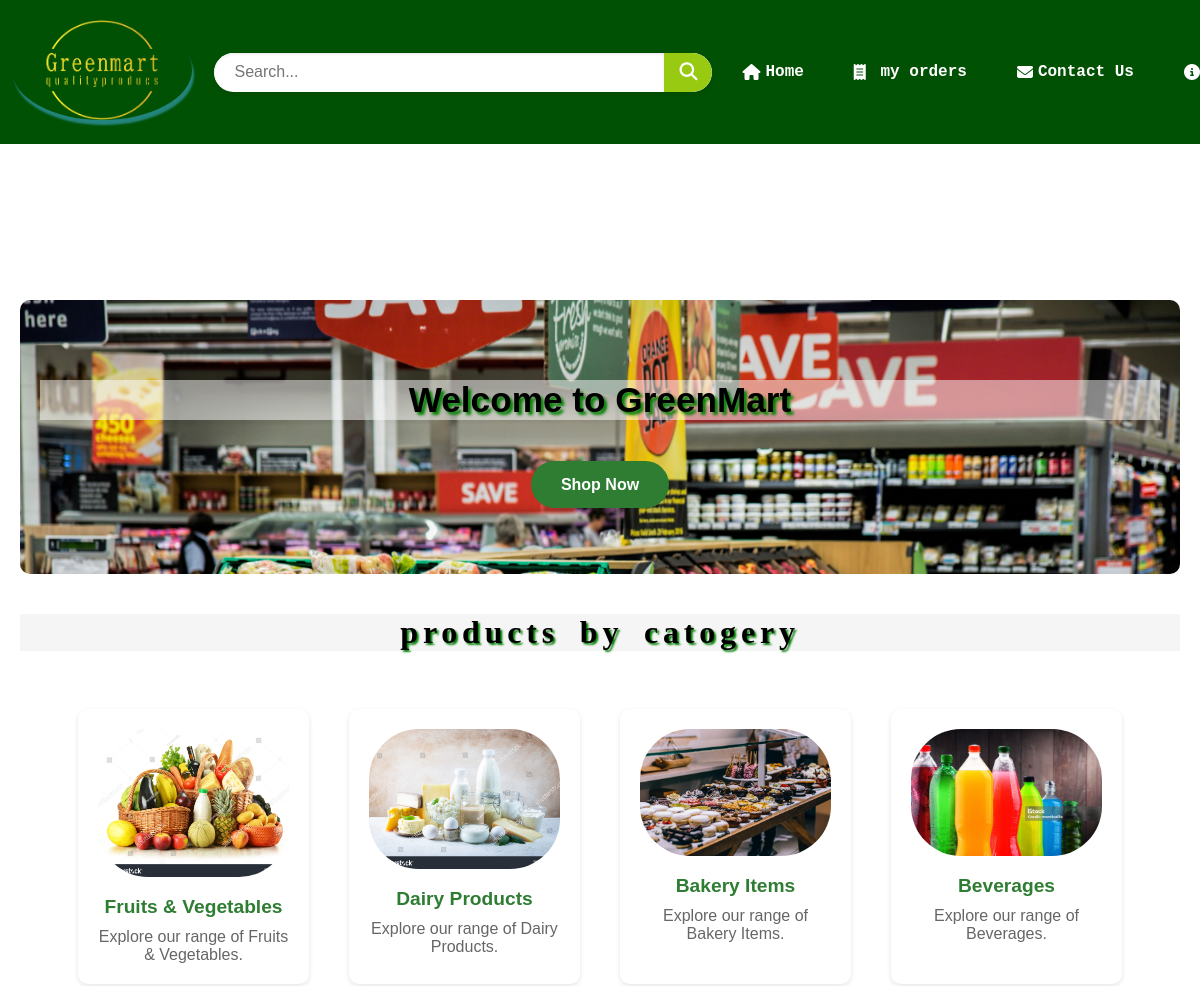
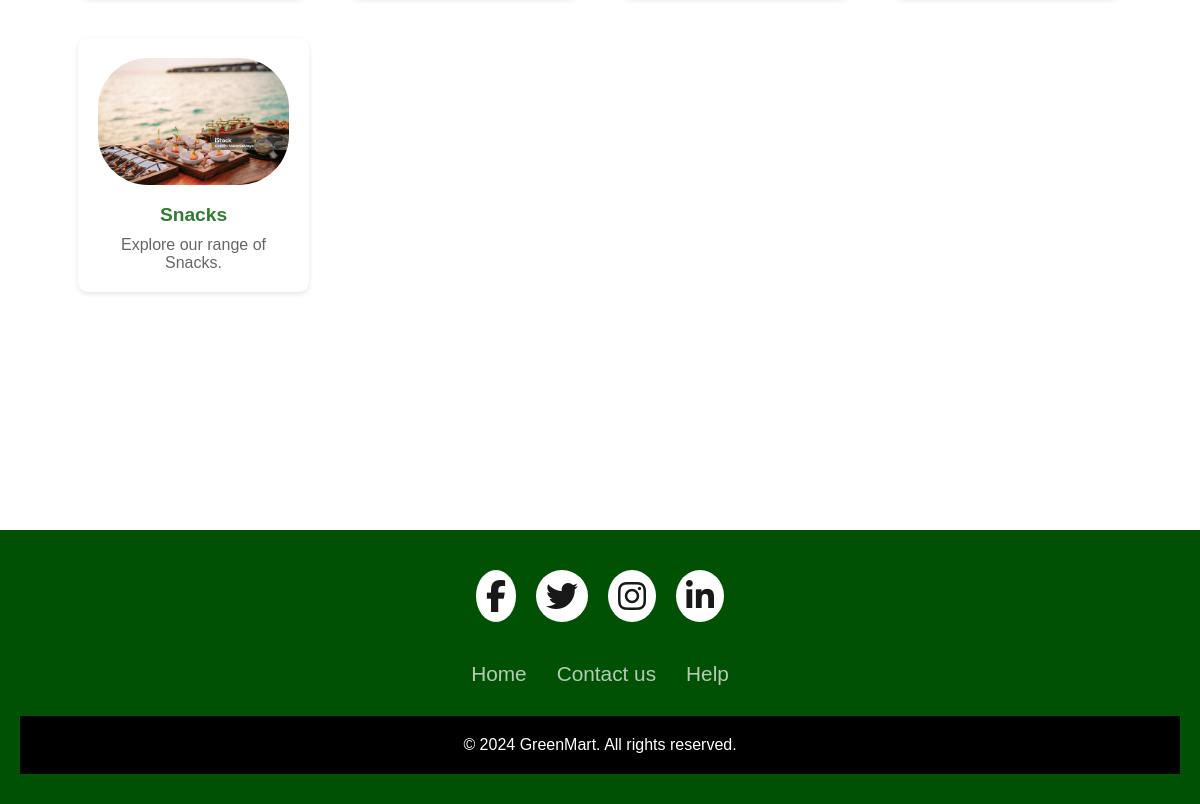
Page /Gmartappliaction/home.php on the committed database (2 pictures, top to bottom).
### tables this page shows
CREATE TABLE `categories` (
  `id` int(11) NOT NULL,
  `name` varchar(255) NOT NULL,
  `image` varchar(255) NOT NULL
);

### Gmartappliaction/home.php (the view, shortened to what this page needs)
<?php
include 'connectdb.php';
$sql = "SELECT * FROM categories";
$result = $conn->query($sql);
?>
<!DOCTYPE html>
<html lang="en">
<head>
    <link rel="stylesheet" href="styles.css">
    <link rel="stylesheet" href="https://cdnjs.cloudflare.com/ajax/libs/font-awesome/6.5.1/css/all.min.css" />
</head>
<body>
    <header class="header">
        <div class="container">
            <div class="logo">
               <img src="./assets//logo/logo-no-background.png" alt="" width="180px" height="100px" style="color: rgb(9, 9, 9);">
            </div>
            <nav class="nav">
                <div class="search-container">
                    <input type="text" class="search-input" placeholder="Search...">
                    <button class="search-button">
                        <i class="fas fa-search"></i>
                    </button>
                </div>
                <a href="home.php"><i class="fas fa-home"></i> <pre>Home</pre></a>
                <a href="myorders.php"><i class="fas fa-receipt"></i> <pre> my orders</pre></a>
                <a href="contactus.php"><i class="fas fa-envelope"></i> <pre>Contact Us</pre></a>
                <a href="aboutus.php"><i class="fas fa-info-circle"></i> <pre>AboutUs</pre></a>
            </nav>
        </div>
    </header>
<main>
       <section class="hero">
        <h1>Welcome to GreenMart</h1>
      <br><br>
        <a href="product.php">Shop Now</a>
    </section>
  <center><h1 style="font-weight:bolder;letter-spacing:0.3rem;" class="catheading">products by catogery</h1></center>
  <section class="categories">
        <?php if ($result->num_rows > 0): ?>
            <?php while ($row = $result->fetch_assoc()): ?>
                <div>
                    <a href="katogery.php?id=<?php echo urlencode($row['id']); ?>">
                    <img src="images/categories/<?php echo htmlspecialchars($row['image']); ?>" alt="<?php echo htmlspecialchars($row['name']); ?>">
                        <h3><?php echo htmlspecialchars($row['name']); ?></h3>
                        <p>Explore our range of <?php echo htmlspecialchars($row['name']); ?>.</p>
                    </a>
                </div>
            <?php endwhile; ?>
        <?php else: ?>
            <p>No categories available.</p>
        <?php endif; ?>
    </section>
</main>
<footer>
    <div class="footerContainer">
        <div class="socialIcons">
            <a href="#" aria-label="Facebook"><i class="fab fa-facebook-f"></i></a>
            <a href="#" aria-label="Twitter"><i class="fab fa-twitter"></i></a>
            <a href="#" aria-label="Instagram"><i class="fab fa-instagram"></i></a>
            <a href="#" aria-label="LinkedIn"><i class="fab fa-linkedin-in"></i></a>
        </div>
        <div class="footerNav">
            <ul>
                <li><a href="#">Home</a></li>
                <li><a href="#">Contact us</a></li>
                <li><a href="#">Help</a></li>
            </ul>
        </div>
        <div class="footerBottom">
            <p>&copy; 2024 GreenMart. All rights reserved.</p>
        </div>
    </div>
</footer>
</body>
</html>

### Gmartappliaction/styles.css (style rules this page uses)
* { margin: 0; padding: 0; box-sizing: border-box; }
body { font-family: Arial, sans-serif; margin: 0; padding: 0; }
main { margin-top: 15%; margin-bottom: 10%; }
.header { height: 18vh; background-color:#005104; color: rgb(238, 237, 237); padding: 10px 0; position: fixed; width: 100%; top: 0; left: 0; display: flex; align-items: center; justify-content: space-between; z-index: 1000; }
.container { display: flex; justify-content: space-between; align-items: center; max-width: 1200px; margin: 0 0 ; width: 100%; padding: 0 30px; }
.container img { border-radius: 100%; box-shadow: 2px 5px 2px rgba(47, 149, 162, 0.752); margin-left: -10%; }
.search-container { display: flex; align-items: center; border-radius: 25px; overflow: hidden; box-shadow: 0 2px 5px rgba(0, 0, 0, 0.1); background-color: #fff; }
.search-input { border: none; padding: 10px 20px; width: 450px; font-size: 16px; border-radius: 25px 0 0 25px; outline: none; box-shadow: inset 0 1px 3px rgba(0, 0, 0, 0.1); }
.search-button { background-color: #99ca12; border: none; padding: 10px 15px; color: white; cursor: pointer; border-radius: 0 25px 25px 0; font-size: 16px; }
.search-button i { font-size: 18px; }
.nav { display: flex; align-items: center; justify-content: space-evenly; gap: 10px; background-color:#005104; }
.nav a { font-weight: bold; font-size: 16px; text-decoration: none; color: white; display: flex; align-items: center; gap: 5px; padding: 5px 20px; transition: background 0.3s; }
footer { width: 100%; background-color:#005104; color: rgb(238, 237, 237); padding: 10px 0; position: relative; }
.footerContainer { max-width: 1200px; margin:0 auto; padding: 20px; width: 100%; }
.socialIcons { display: flex; justify-content: center; }
.socialIcons a { text-decoration: none; padding: 10px; background-color: white; margin: 10px; border-radius: 50%; }
.socialIcons a i { font-size: 2em; color: black; opacity: 0.9; }
.footerNav { margin: 30px 0; }
.footerNav ul { display: flex; justify-content: center; list-style-type: none; padding: 0; }
.footerNav ul li { margin: 0 15px; }
.footerNav ul li a { color: white; text-decoration: none; font-size: 1.3em; opacity: 0.7; transition: 0.5s; }
.footerBottom { background-color: #000; padding: 20px; text-align: center; }
.footerBottom p { color: white; }
main { margin-top: 10%; }

### Gmartappliaction/home.php (style rules this page uses)
main { padding: 60px 20px; }
.catheading { letter-spacing: 0.2rem; word-spacing: 0.5rem; text-shadow: 2px 2px 2px green; font-family: 'Times New Roman', Times, serif; background-color: whitesmoke; }
.hero { background: url('./assets//photos/picture.jpg'); background-size: cover; backdrop-filter: 50%; color: white; text-align: center; padding: 80px 20px; border-radius: 10px; margin-bottom: 40px; }
.hero h1 { font-size: 2.5em; margin-bottom: 20px; background-color: rgba(255, 255, 255, 0.511); color: black; text-shadow: 3px 3px 3px green; }
.hero a { background-color: #2e7d32; text-decoration: none; font-weight: bolder; color: white; padding: 15px 30px; font-size: 1em; border: none; border-radius: 25px; cursor: pointer; transition: background-color 0.3s, transform 0.3s; }
.categories { margin: 5%; display: grid; grid-template-columns: repeat(auto-fill, minmax(200px, 1fr)); gap: 40px; }
.categories div { background-color: white; padding: 20px; border-radius: 10px; box-shadow: 0 2px 5px rgba(0, 0, 0, 0.1); text-align: center; transition: transform 0.3s, box-shadow 0.3s; }
.categories img { width: 100%; height: auto; border-radius: 50px; margin-bottom: 15px; }
.categories h3 { font-size: 1.2em; margin-bottom: 10px; color: #2e7d32; }
.categories p { font-size: 1em; color: #666; }
.categories a { text-decoration: none; color: inherit; display: block; }
@media (max-width: 1200px) { main { padding: auto; margin-top: 20%; } }
@media (max-width: 1200px) { .hero h1 { font-size: 2.2em; } }

### rows in the picture
categories: image (picture), name "Fruits & Vegetables"
categories: image (picture), name "Dairy Products"
categories: image (picture), name "Bakery Items"
categories: image (picture), name "Beverages"
categories: image (picture), name "Snacks"
